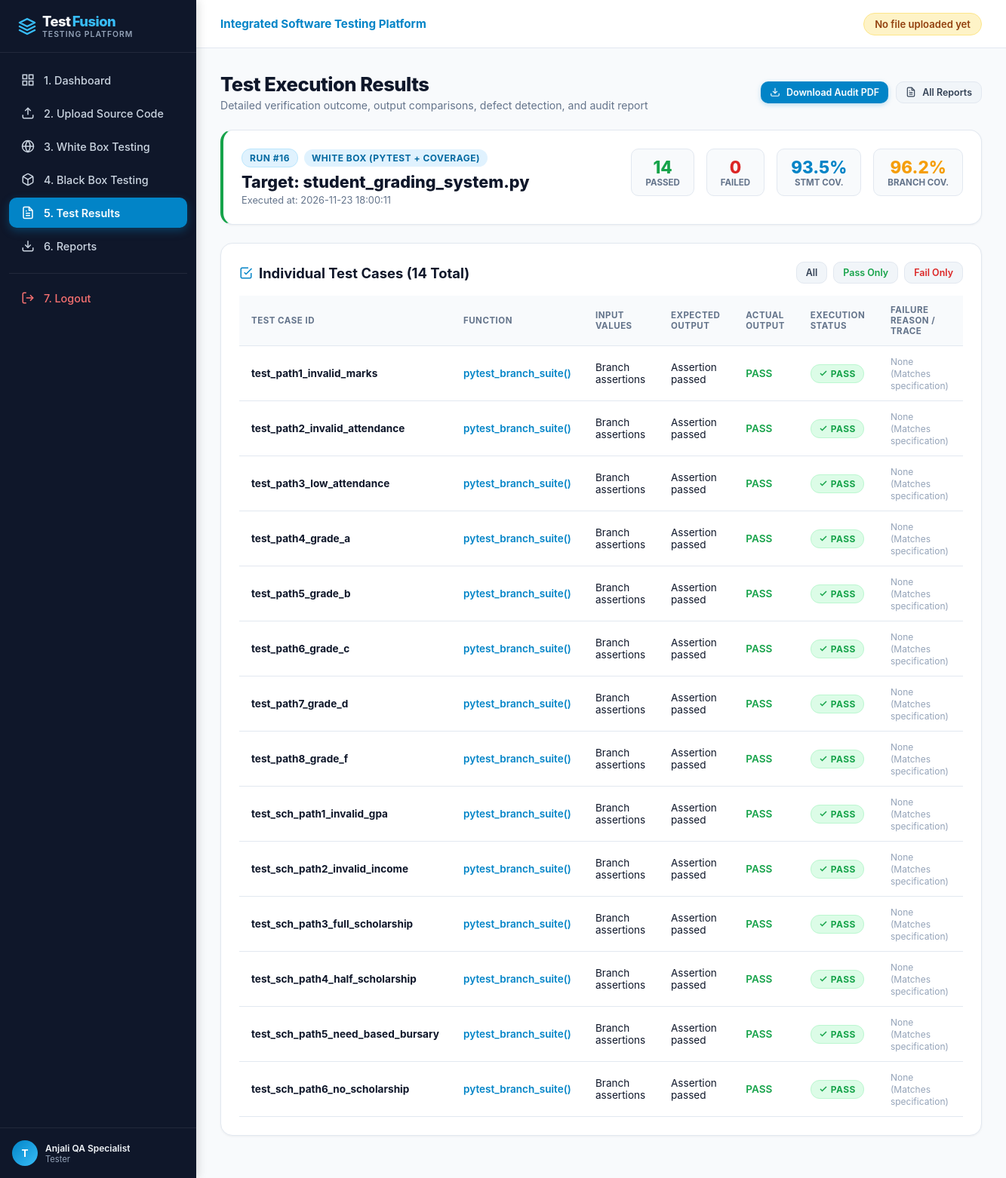
Before: /results (signed in) with the older database file.
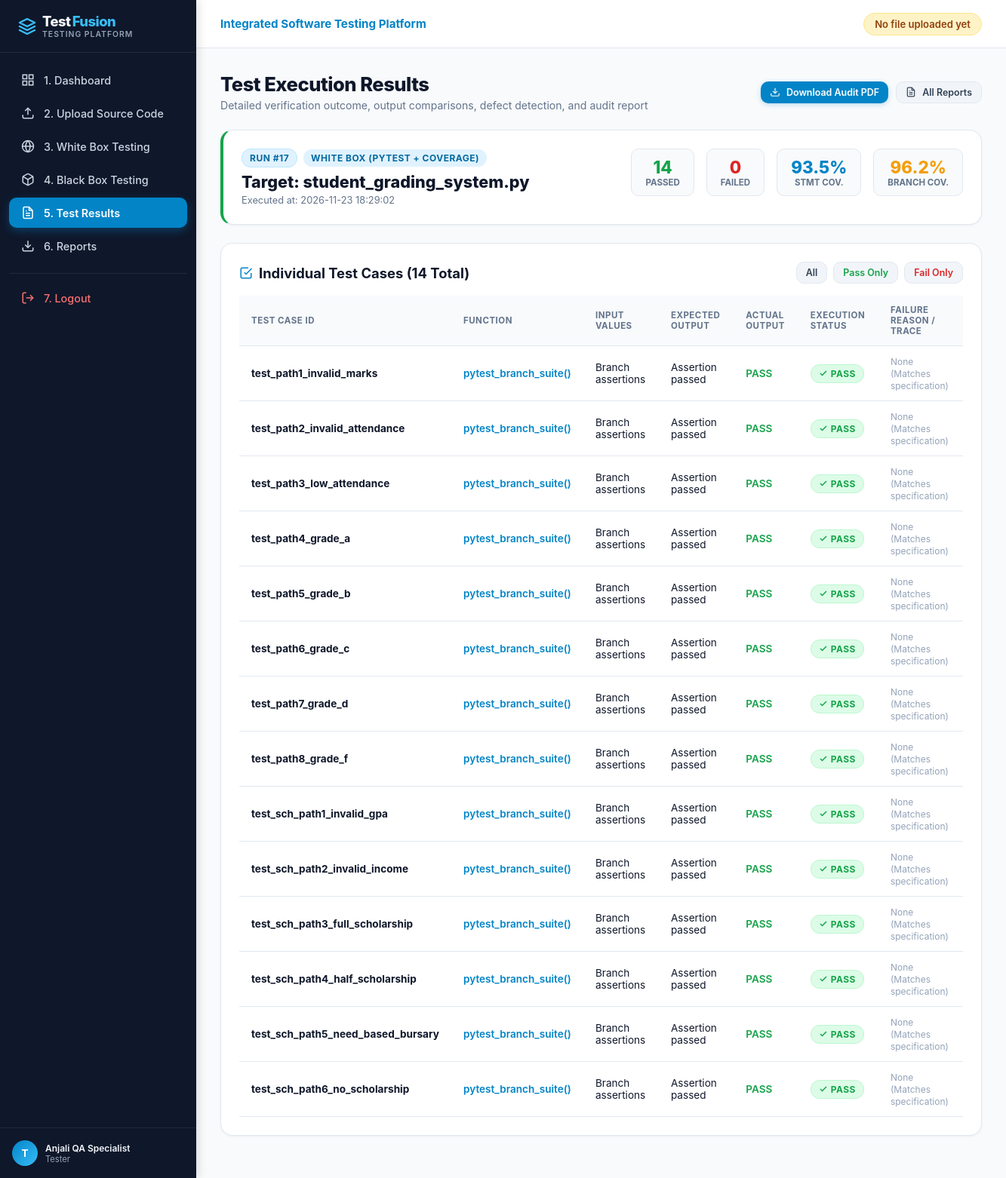
After: the same page with the newer database file.
### tables this page shows
CREATE TABLE test_executions (
    id INTEGER PRIMARY KEY AUTOINCREMENT,
    user_id INTEGER NOT NULL,
    file_id INTEGER,
    test_type TEXT NOT NULL,
    total_tests INTEGER DEFAULT 0,
    passed_tests INTEGER DEFAULT 0,
    failed_tests INTEGER DEFAULT 0,
    statement_coverage REAL DEFAULT 0.0,
    branch_coverage REAL DEFAULT 0.0,
    total_statements INTEGER DEFAULT 0,
    covered_statements INTEGER DEFAULT 0,
    total_branches INTEGER DEFAULT 0,
    covered_branches INTEGER DEFAULT 0,
    duration_ms INTEGER DEFAULT 0,
    executed_lines TEXT DEFAULT '[]',
    missing_lines TEXT DEFAULT '[]',
    uncovered_branches TEXT DEFAULT '[]',
    pdf_report_path TEXT,
    executed_at TIMESTAMP DEFAULT CURRENT_TIMESTAMP,
    FOREIGN KEY (user_id) REFERENCES users(id) ON DELETE CASCADE,
    FOREIGN KEY (file_id) REFERENCES uploaded_files(id) ON DELETE SET NULL
);

CREATE TABLE test_results (
    id INTEGER PRIMARY KEY AUTOINCREMENT,
    execution_id INTEGER NOT NULL,
    test_case_id TEXT NOT NULL,
    function_name TEXT,
    test_type TEXT NOT NULL,
    input_values TEXT,
    expected_output TEXT,
    actual_output TEXT,
    status TEXT NOT NULL,
    error_message TEXT,
    execution_time_ms REAL DEFAULT 0.0,
    FOREIGN KEY (execution_id) REFERENCES test_executions(id) ON DELETE CASCADE
);

### app.py (the view)
@app.route('/results')
@app.route('/results/<int:execution_id>')
@login_required
def results(execution_id=None):
    user_id = session['user_id']
    conn = get_db_connection()
    if execution_id:
        execution = conn.execute("""
            SELECT e.*, f.filename
            FROM test_executions e
            LEFT JOIN uploaded_files f ON e.file_id = f.id
            WHERE e.id = ? AND e.user_id = ?
        """, (execution_id, user_id)).fetchone()
    else:
        execution = conn.execute("""
            SELECT e.*, f.filename
            FROM test_executions e
            LEFT JOIN uploaded_files f ON e.file_id = f.id
            WHERE e.user_id = ?
            ORDER BY e.executed_at DESC LIMIT 1
        """, (user_id,)).fetchone()
    test_rows = []
    if execution:
        test_rows = conn.execute("""
            SELECT * FROM test_results
            WHERE execution_id = ?
            ORDER BY id ASC
        """, (execution['id'],)).fetchall()
    conn.close()
    return render_template(
        'results.html',
        execution=execution,
        results=test_rows
    )

### app.py (called while the page is built)
def login_required(f):
    @wraps(f)
    def decorated_function(*args, **kwargs):
        if 'user_id' not in session:
            flash("Please log in to access the testing platform.", "warning")
            return redirect(url_for('login'))
        return f(*args, **kwargs)
    return decorated_function

def get_current_user():
    if 'user_id' not in session:
        return None
    conn = get_db_connection()
    user = conn.execute("SELECT id, username, email, full_name, role FROM users WHERE id = ?", (session['user_id'],)).fetchone()
    conn.close()
    return user

@app.context_processor
def inject_globals():
    return {
        'current_user': get_current_user(),
        'now': datetime.now()
    }

### database/db.py (called while the page is built)
def get_db_connection():
    conn = sqlite3.connect(DB_PATH)
    conn.row_factory = sqlite3.Row
    conn.execute("PRAGMA foreign_keys = ON;")
    return conn

### templates/results.html (shortened to what the changed rows need)
{% extends "base.html" %}
{% block content %}
<div class="page-header">
    <div>
        <h1 class="page-title">Test Execution Results</h1>
    </div>
</div>
{% if not execution %}
<div class="content-card" style="text-align: center; padding: 48px;">
    <h3 style="font-size: 1.15rem; font-weight: 700; color: #334155;">No Execution Results Found</h3>
    <p style="font-size: 0.85rem; color: #64748b; margin-top: 6px;">Execute either a White Box suite or a Black Box test to view line-by-line results.</p>
    <div style="display: flex; justify-content: center; gap: 12px; margin-top: 16px;">
        <a href="{{ url_for('whitebox') }}" class="btn btn-primary">Run White Box Test</a>
        <a href="{{ url_for('blackbox') }}" class="btn btn-secondary">Run Black Box Test</a>
    </div>
</div>
{% else %}
<div class="content-card" style="border-left: 4px solid {% if execution['failed_tests'] > 0 %}#dc2626{% else %}#16a34a{% endif %};">
    <div style="display: flex; justify-content: space-between; align-items: flex-start; flex-wrap: wrap; gap: 16px;">
        <div>
            <div style="display: flex; align-items: center; gap: 8px; margin-bottom: 6px;">
                <span class="badge badge-info">Run #{{ execution['id'] }}</span>
                {% if execution['test_type'] == 'WHITE_BOX' %}
                    <span class="badge" style="background:#e0f2fe; color:#0369a1;">White Box (Pytest + Coverage)</span>
                {% elif execution['test_type'] == 'BLACK_BOX_FILE' %}
                    <span class="badge" style="background:#e0e7ff; color:#4338ca;">Black Box (File Suite)</span>
                {% else %}
                    <span class="badge" style="background:#f3e8ff; color:#7e22ce;">Black Box (Manual Test)</span>
                {% endif %}
            </div>
            <h2 style="font-size: 1.35rem; font-weight: 800; color: #0f172a;">
                Target: {{ execution['filename'] or 'N/A' }}
            </h2>
            <div style="font-size: 0.8rem; color: #64748b; margin-top: 4px;">
                Executed at: {{ execution['executed_at'] }}
            </div>
        </div>
        <div style="display: flex; gap: 16px; align-items: center;">
            <div style="text-align: center; padding: 10px 18px; background: #f8fafc; border-radius: var(--radius-md); border: 1px solid var(--border-color);">
                <div style="font-size: 1.4rem; font-weight: 800; color: #16a34a;">{{ execution['passed_tests'] }}</div>
                <div style="font-size: 0.72rem; color: #64748b; font-weight: 700; text-transform: uppercase;">Passed</div>
            </div>
            <div style="text-align: center; padding: 10px 18px; background: #f8fafc; border-radius: var(--radius-md); border: 1px solid var(--border-color);">
                <div style="font-size: 1.4rem; font-weight: 800; color: #dc2626;">{{ execution['failed_tests'] }}</div>
                <div style="font-size: 0.72rem; color: #64748b; font-weight: 700; text-transform: uppercase;">Failed</div>
            </div>
            {% if execution['test_type'] == 'WHITE_BOX' %}
            <div style="text-align: center; padding: 10px 18px; background: #f8fafc; border-radius: var(--radius-md); border: 1px solid var(--border-color);">
                <div style="font-size: 1.4rem; font-weight: 800; color: #0284c7;">{{ execution['statement_coverage'] | round(1) }}%</div>
                <div style="font-size: 0.72rem; color: #64748b; font-weight: 700; text-transform: uppercase;">Stmt Cov.</div>
            </div>
            <div style="text-align: center; padding: 10px 18px; background: #f8fafc; border-radius: var(--radius-md); border: 1px solid var(--border-color);">
                <div style="font-size: 1.4rem; font-weight: 800; color: #f59e0b;">{{ execution['branch_coverage'] | round(1) }}%</div>
                <div style="font-size: 0.72rem; color: #64748b; font-weight: 700; text-transform: uppercase;">Branch Cov.</div>
            </div>
            {% endif %}
        </div>
    </div>
</div>
<div class="content-card">
    <div style="display: flex; justify-content: space-between; align-items: center; margin-bottom: 16px;">
        <h2 class="card-title" style="margin-bottom: 0;">
            <svg width="18" height="18" viewBox="0 0 24 24" fill="none" stroke="#0284c7" stroke-width="2"><polyline points="9 11 12 14 22 4"></polyline><path d="M21 12v7a2 2 0 0 1-2 2H5a2 2 0 0 1-2-2V5a2 2 0 0 1 2-2h11"></path></svg>
            Individual Test Cases ({{ results | length }} Total)
        </h2>
        <div style="display: flex; gap: 8px;">
            <button class="btn btn-secondary btn-sm" onclick="filterTable('all')">All</button>
            <button class="btn btn-secondary btn-sm" onclick="filterTable('PASS')" style="color: #16a34a;">Pass Only</button>
            <button class="btn btn-secondary btn-sm" onclick="filterTable('FAIL')" style="color: #dc2626;">Fail Only</button>
        </div>
    </div>
    <div class="table-responsive">
        <table class="custom-table" id="resultsTable">
            <thead>
                <tr>
                    <th>Test Case ID</th>
                    <th>Function</th>
                    <th>Input Values</th>
                    <th>Expected Output</th>
                    <th>Actual Output</th>
                    <th>Execution Status</th>
                    <th>Failure Reason / Trace</th>
                </tr>
            </thead>
            <tbody>
                {% for r in results %}
                <tr data-status="{{ r['status'] }}">
                    <td><b>{{ r['test_case_id'] }}</b></td>
                    <td><code style="color: #0284c7; font-weight: 600;">{{ r['function_name'] }}()</code></td>
                    <td><code>{{ r['input_values'] }}</code></td>
                    <td><code>{{ r['expected_output'] }}</code></td>
                    <td>
                        <code style="font-weight: 600; color: {% if r['status'] == 'PASS' %}#16a34a{% else %}#dc2626{% endif %};">
                            {{ r['actual_output'] }}
                        </code>
                    </td>
                    <td>
                        {% if r['status'] == 'PASS' %}
                            <span class="badge badge-pass">
                                <svg width="12" height="12" viewBox="0 0 24 24" fill="none" stroke="currentColor" stroke-width="3"><polyline points="20 6 9 17 4 12"></polyline></svg>
                                PASS
                            </span>
                        {% else %}
                            <span class="badge badge-fail">
                                <svg width="12" height="12" viewBox="0 0 24 24" fill="none" stroke="currentColor" stroke-width="3"><line x1="18" y1="6" x2="6" y2="18"></line><line x1="6" y1="6" x2="18" y2="18"></line></svg>
                                FAIL
                            </span>
                        {% endif %}
                    </td>
                    <td>
                        {% if r['status'] == 'FAIL' %}
                            <span style="color: #dc2626; font-size: 0.75rem; font-weight: 500;">
                                {{ r['error_message'] or 'Output mismatch' }}
                            </span>
                        {% else %}
                            <span style="color: #94a3b8; font-size: 0.75rem;">None (Matches specification)</span>
                        {% endif %}
                    </td>
                </tr>
                {% else %}
                <tr>
                    <td colspan="7" style="text-align: center; color: #94a3b8; padding: 24px;">
                        No individual test case results stored for this execution.
                    </td>
                </tr>
                {% endfor %}
            </tbody>
        </table>
    </div>
</div>
{% endif %}
{% endblock %}

Changed rows visible on the page:
no longer on this page (row unchanged): test_executions: id "16", executed_at "2026-11-23 18:00:11", passed_tests "14", failed_tests "0", statement_coverage "93.5", branch_coverage "96.2"
added test_executions: id "17", executed_at "2026-11-23 18:29:02", passed_tests "14", failed_tests "0", statement_coverage "93.5", branch_coverage "96.2"
